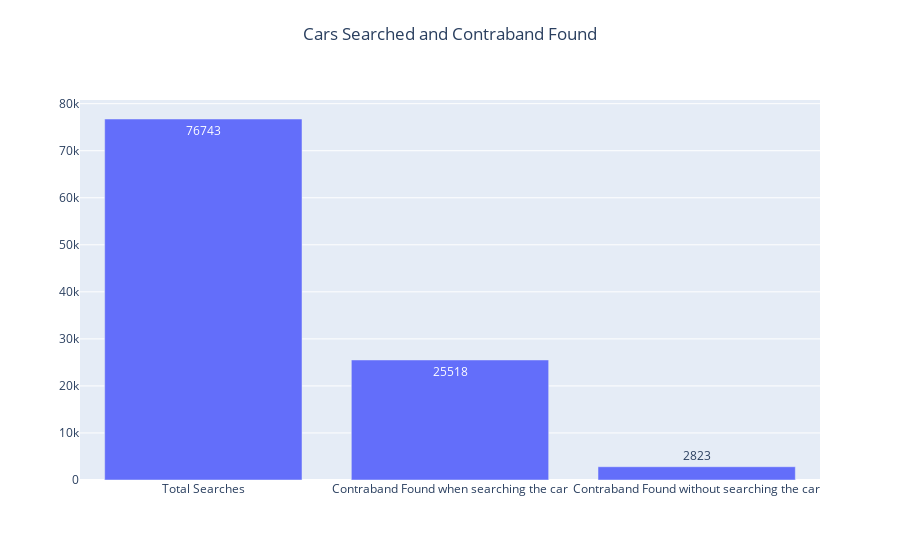

Write notebook code for a chart like this one.
### Code cell
total_searches = df.VehicleSearchedIndicator.sum()
findings_search = df[df.VehicleSearchedIndicator == True].ContrabandIndicator.sum()
findings_no_search = df[df.VehicleSearchedIndicator == False].ContrabandIndicator.sum()

searches_vs_findings = pd.Series(data=[total_searches,findings_search, findings_no_search], \
                                 index=['Total Searches', 'Contraband Found when searching the car', 'Contraband Found without searching the car'],\
                                name = 'Value')

fig = go.Figure(data=[go.Bar(
            x = searches_vs_findings.index, 
            y = searches_vs_findings.values,
            text = searches_vs_findings.values,
            textposition = 'auto'
        )])



fig.update_layout(
    title={
        'text': "Cars Searched and Contraband Found",
        'y':0.95,
        'x':0.5,
        'xanchor': 'center',
        'yanchor': 'top'},
    
)

fig.show()

### Figure 1 — Plotly figure (JSON) as saved in the notebook; plotly's stock layout.template omitted (floating-point values rounded to 4 significant figures)
{"data": [{"text": [76743, 25518, 2823], "textposition": "auto", "type": "bar", "x": ["Total Searches", "Contraband Found when searching the car", "Contraband Found without searching the car"], "y": [76743, 25518, 2823]}], "layout": {"title": {"text": "Cars Searched and Contraband Found", "x": 0.5, "xanchor": "center", "y": 0.95, "yanchor": "top"}}}
